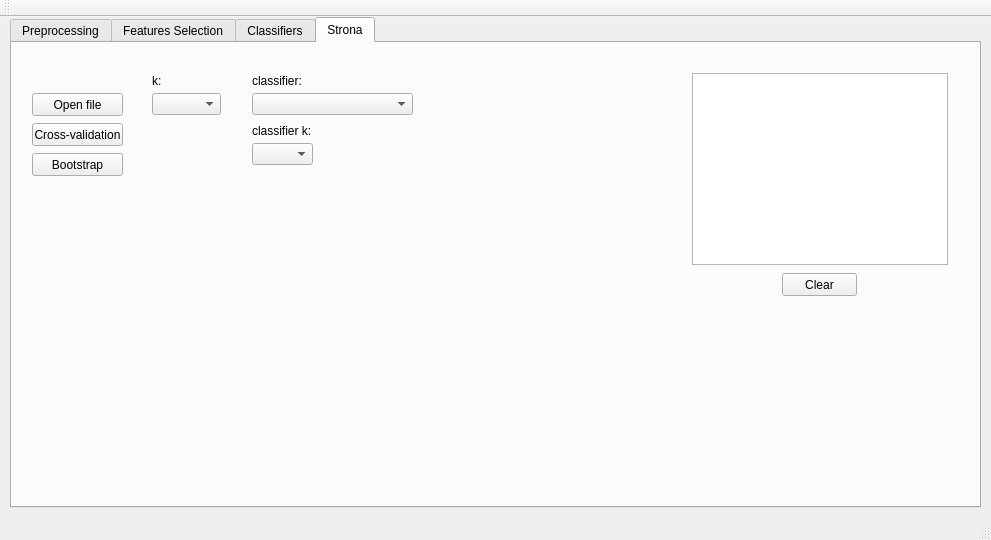
<?xml version="1.0" encoding="UTF-8"?>
<ui version="4.0">
 <class>MainWindow</class>
 <widget class="QMainWindow" name="MainWindow">
  <property name="geometry">
   <rect>
    <x>0</x>
    <y>0</y>
    <width>991</width>
    <height>540</height>
   </rect>
  </property>
  <property name="windowTitle">
   <string>MainWindow</string>
  </property>
  <widget class="QWidget" name="centralWidget">
   <widget class="QTabWidget" name="tabWidget">
    <property name="geometry">
     <rect>
      <x>10</x>
      <y>0</y>
      <width>971</width>
      <height>491</height>
     </rect>
    </property>
    <property name="currentIndex">
     <number>3</number>
    </property>
    <widget class="QWidget" name="tabP">
     <attribute name="title">
      <string>Preprocessing</string>
     </attribute>
     <widget class="QPushButton" name="PpushButtonSelectFolder">
      <property name="geometry">
       <rect>
        <x>10</x>
        <y>10</y>
        <width>75</width>
        <height>31</height>
       </rect>
      </property>
      <property name="text">
       <string>Select Folder</string>
      </property>
     </widget>
     <widget class="QGraphicsView" name="PgraphicsView">
      <property name="geometry">
       <rect>
        <x>680</x>
        <y>30</y>
        <width>256</width>
        <height>192</height>
       </rect>
      </property>
      <property name="interactive">
       <bool>true</bool>
      </property>
      <property name="viewportUpdateMode">
       <enum>QGraphicsView::MinimalViewportUpdate</enum>
      </property>
     </widget>
     <widget class="QGraphicsView" name="PgraphicsViewEdge">
      <property name="geometry">
       <rect>
        <x>680</x>
        <y>250</y>
        <width>256</width>
        <height>192</height>
       </rect>
      </property>
     </widget>
    </widget>
    <widget class="QWidget" name="tabFS">
     <attribute name="title">
      <string>Features Selection</string>
     </attribute>
     <widget class="QPushButton" name="FSpushButtonOpenFile">
      <property name="geometry">
       <rect>
        <x>10</x>
        <y>10</y>
        <width>75</width>
        <height>31</height>
       </rect>
      </property>
      <property name="text">
       <string>Open File</string>
      </property>
     </widget>
     <widget class="QPushButton" name="FSpushButtonSaveFile">
      <property name="geometry">
       <rect>
        <x>10</x>
        <y>60</y>
        <width>75</width>
        <height>31</height>
       </rect>
      </property>
      <property name="text">
       <string>Save File</string>
      </property>
     </widget>
     <widget class="QComboBox" name="FScomboBox">
      <property name="geometry">
       <rect>
        <x>250</x>
        <y>10</y>
        <width>69</width>
        <height>31</height>
       </rect>
      </property>
     </widget>
     <widget class="QLabel" name="label">
      <property name="geometry">
       <rect>
        <x>150</x>
        <y>10</y>
        <width>101</width>
        <height>31</height>
       </rect>
      </property>
      <property name="text">
       <string>&lt;html&gt;&lt;head/&gt;&lt;body&gt;&lt;p&gt;&lt;span style=&quot; font-size:9pt;&quot;&gt;Feature number:&lt;/span&gt;&lt;/p&gt;&lt;/body&gt;&lt;/html&gt;</string>
      </property>
     </widget>
     <widget class="QRadioButton" name="FSradioButtonFisher">
      <property name="geometry">
       <rect>
        <x>251</x>
        <y>50</y>
        <width>71</width>
        <height>20</height>
       </rect>
      </property>
      <property name="text">
       <string>Fisher</string>
      </property>
      <property name="checked">
       <bool>true</bool>
      </property>
     </widget>
     <widget class="QRadioButton" name="FSradioButtonSFS">
      <property name="geometry">
       <rect>
        <x>250</x>
        <y>80</y>
        <width>82</width>
        <height>21</height>
       </rect>
      </property>
      <property name="text">
       <string>SFS</string>
      </property>
     </widget>
     <widget class="QPushButton" name="FSpushButtonCompute">
      <property name="geometry">
       <rect>
        <x>380</x>
        <y>10</y>
        <width>75</width>
        <height>31</height>
       </rect>
      </property>
      <property name="text">
       <string>Compute</string>
      </property>
     </widget>
     <widget class="QTextBrowser" name="FStextBrowserDatabaseInfo">
      <property name="geometry">
       <rect>
        <x>700</x>
        <y>10</y>
        <width>256</width>
        <height>192</height>
       </rect>
      </property>
     </widget>
    </widget>
    <widget class="QWidget" name="tabC">
     <attribute name="title">
      <string>Classifiers</string>
     </attribute>
     <widget class="QPushButton" name="CpushButtonOpenFile">
      <property name="geometry">
       <rect>
        <x>10</x>
        <y>10</y>
        <width>75</width>
        <height>31</height>
       </rect>
      </property>
      <property name="text">
       <string>Open File</string>
      </property>
     </widget>
     <widget class="QPushButton" name="CpushButtonSaveFile">
      <property name="geometry">
       <rect>
        <x>10</x>
        <y>60</y>
        <width>75</width>
        <height>31</height>
       </rect>
      </property>
      <property name="text">
       <string>Save File</string>
      </property>
     </widget>
     <widget class="QComboBox" name="CcomboBoxK">
      <property name="geometry">
       <rect>
        <x>210</x>
        <y>61</y>
        <width>69</width>
        <height>31</height>
       </rect>
      </property>
     </widget>
     <widget class="QLabel" name="ClabelK">
      <property name="geometry">
       <rect>
        <x>190</x>
        <y>70</y>
        <width>20</width>
        <height>31</height>
       </rect>
      </property>
      <property name="text">
       <string>&lt;html&gt;&lt;head/&gt;&lt;body&gt;&lt;p&gt;&lt;span style=&quot; font-size:9pt;&quot;&gt;k:&lt;/span&gt;&lt;/p&gt;&lt;/body&gt;&lt;/html&gt;</string>
      </property>
     </widget>
     <widget class="QPushButton" name="CpushButtonTrain">
      <property name="geometry">
       <rect>
        <x>380</x>
        <y>10</y>
        <width>75</width>
        <height>31</height>
       </rect>
      </property>
      <property name="text">
       <string>Train</string>
      </property>
     </widget>
     <widget class="QLabel" name="ClabelClassifiers">
      <property name="geometry">
       <rect>
        <x>150</x>
        <y>10</y>
        <width>71</width>
        <height>31</height>
       </rect>
      </property>
      <property name="text">
       <string>&lt;html&gt;&lt;head/&gt;&lt;body&gt;&lt;p&gt;&lt;span style=&quot; font-size:9pt;&quot;&gt;Classifiers:&lt;/span&gt;&lt;/p&gt;&lt;/body&gt;&lt;/html&gt;</string>
      </property>
     </widget>
     <widget class="QComboBox" name="CcomboBoxClassifiers">
      <property name="geometry">
       <rect>
        <x>210</x>
        <y>10</y>
        <width>151</width>
        <height>31</height>
       </rect>
      </property>
     </widget>
     <widget class="QPlainTextEdit" name="CplainTextEditTrainingPart">
      <property name="geometry">
       <rect>
        <x>380</x>
        <y>60</y>
        <width>71</width>
        <height>31</height>
       </rect>
      </property>
     </widget>
     <widget class="QPushButton" name="CpushButtonExecute">
      <property name="geometry">
       <rect>
        <x>540</x>
        <y>10</y>
        <width>75</width>
        <height>31</height>
       </rect>
      </property>
      <property name="text">
       <string>Execute</string>
      </property>
     </widget>
     <widget class="QLabel" name="ClabelTraningPart">
      <property name="geometry">
       <rect>
        <x>300</x>
        <y>70</y>
        <width>81</width>
        <height>31</height>
       </rect>
      </property>
      <property name="text">
       <string>&lt;html&gt;&lt;head/&gt;&lt;body&gt;&lt;p&gt;&lt;span style=&quot; font-size:9pt;&quot;&gt;Training part:&lt;/span&gt;&lt;/p&gt;&lt;/body&gt;&lt;/html&gt;</string>
      </property>
     </widget>
     <widget class="QTextBrowser" name="CtextBrowser">
      <property name="geometry">
       <rect>
        <x>625</x>
        <y>10</y>
        <width>331</width>
        <height>192</height>
       </rect>
      </property>
     </widget>
    </widget>
    <widget class="QWidget" name="tabBC">
     <attribute name="title">
      <string>Strona</string>
     </attribute>
     <widget class="QPushButton" name="BCcrosvalidation">
      <property name="geometry">
       <rect>
        <x>20</x>
        <y>80</y>
        <width>91</width>
        <height>23</height>
       </rect>
      </property>
      <property name="text">
       <string>Cross-validation</string>
      </property>
     </widget>
     <widget class="QPushButton" name="BCopenfile">
      <property name="geometry">
       <rect>
        <x>20</x>
        <y>50</y>
        <width>91</width>
        <height>23</height>
       </rect>
      </property>
      <property name="text">
       <string>Open file</string>
      </property>
     </widget>
     <widget class="QComboBox" name="BCcomboBoxK">
      <property name="geometry">
       <rect>
        <x>140</x>
        <y>50</y>
        <width>69</width>
        <height>22</height>
       </rect>
      </property>
     </widget>
     <widget class="QTextBrowser" name="BCtextBrowser">
      <property name="geometry">
       <rect>
        <x>680</x>
        <y>30</y>
        <width>256</width>
        <height>192</height>
       </rect>
      </property>
     </widget>
     <widget class="QPushButton" name="BCbootstrap">
      <property name="geometry">
       <rect>
        <x>20</x>
        <y>110</y>
        <width>91</width>
        <height>23</height>
       </rect>
      </property>
      <property name="text">
       <string>Bootstrap</string>
      </property>
     </widget>
     <widget class="QPushButton" name="pushButton">
      <property name="geometry">
       <rect>
        <x>770</x>
        <y>230</y>
        <width>75</width>
        <height>23</height>
       </rect>
      </property>
      <property name="text">
       <string>Clear</string>
      </property>
     </widget>
     <widget class="QComboBox" name="BCcomboBoxClassifier">
      <property name="geometry">
       <rect>
        <x>240</x>
        <y>50</y>
        <width>161</width>
        <height>22</height>
       </rect>
      </property>
     </widget>
     <widget class="QLabel" name="label_3">
      <property name="geometry">
       <rect>
        <x>240</x>
        <y>30</y>
        <width>51</width>
        <height>16</height>
       </rect>
      </property>
      <property name="text">
       <string>classifier:</string>
      </property>
     </widget>
     <widget class="QLabel" name="label_4">
      <property name="geometry">
       <rect>
        <x>240</x>
        <y>80</y>
        <width>61</width>
        <height>16</height>
       </rect>
      </property>
      <property name="text">
       <string>classifier k:</string>
      </property>
     </widget>
     <widget class="QComboBox" name="BCcomboBoxClassifierK">
      <property name="geometry">
       <rect>
        <x>240</x>
        <y>100</y>
        <width>61</width>
        <height>22</height>
       </rect>
      </property>
     </widget>
     <widget class="QLabel" name="label_2">
      <property name="geometry">
       <rect>
        <x>140</x>
        <y>30</y>
        <width>51</width>
        <height>16</height>
       </rect>
      </property>
      <property name="text">
       <string>k:</string>
      </property>
     </widget>
    </widget>
   </widget>
  </widget>
  <widget class="QMenuBar" name="menuBar">
   <property name="geometry">
    <rect>
     <x>0</x>
     <y>0</y>
     <width>991</width>
     <height>21</height>
    </rect>
   </property>
  </widget>
  <widget class="QToolBar" name="mainToolBar">
   <attribute name="toolBarArea">
    <enum>TopToolBarArea</enum>
   </attribute>
   <attribute name="toolBarBreak">
    <bool>false</bool>
   </attribute>
  </widget>
  <widget class="QStatusBar" name="statusBar"/>
 </widget>
 <layoutdefault spacing="6" margin="11"/>
 <resources/>
 <connections/>
</ui>
